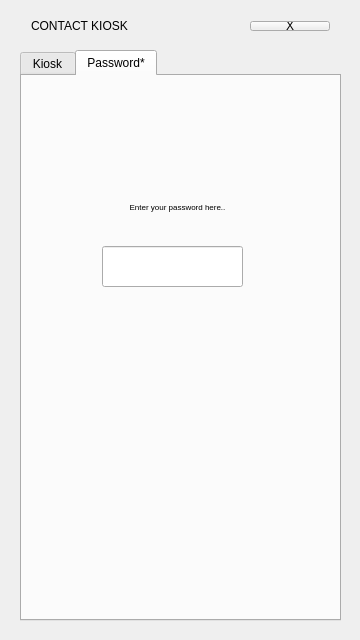
<?xml version="1.0" encoding="UTF-8"?>
<ui version="4.0">
 <class>MainWindow</class>
 <widget class="QMainWindow" name="MainWindow">
  <property name="geometry">
   <rect>
    <x>0</x>
    <y>0</y>
    <width>360</width>
    <height>640</height>
   </rect>
  </property>
  <property name="windowTitle">
   <string>MainWindow</string>
  </property>
  <widget class="QWidget" name="centralWidget">
   <widget class="QTabWidget" name="tabWidget">
    <property name="geometry">
     <rect>
      <x>20</x>
      <y>50</y>
      <width>321</width>
      <height>571</height>
     </rect>
    </property>
    <property name="currentIndex">
     <number>1</number>
    </property>
    <widget class="QWidget" name="Instructions">
     <attribute name="title">
      <string>Kiosk</string>
     </attribute>
     <widget class="QTextBrowser" name="textBrowser">
      <property name="geometry">
       <rect>
        <x>0</x>
        <y>10</y>
        <width>311</width>
        <height>521</height>
       </rect>
      </property>
      <property name="font">
       <font>
        <family>Chalkboard</family>
        <pointsize>8</pointsize>
       </font>
      </property>
      <property name="html">
       <string>&lt;!DOCTYPE HTML PUBLIC &quot;-//W3C//DTD HTML 4.0//EN&quot; &quot;http://www.w3.org/TR/REC-html40/strict.dtd&quot;&gt;
&lt;html&gt;&lt;head&gt;&lt;meta name=&quot;qrichtext&quot; content=&quot;1&quot; /&gt;&lt;style type=&quot;text/css&quot;&gt;
p, li { white-space: pre-wrap; }
&lt;/style&gt;&lt;/head&gt;&lt;body style=&quot; font-family:'Chalkboard'; font-size:8pt; font-weight:400; font-style:normal;&quot;&gt;
&lt;p align=&quot;center&quot; style=&quot; margin-top:0px; margin-bottom:0px; margin-left:0px; margin-right:0px; -qt-block-indent:0; text-indent:0px;&quot;&gt;&lt;span style=&quot; font-family:'MS Shell Dlg 2'; font-size:6pt; font-weight:600;&quot;&gt;Welcome to Contact Kiosk !!&lt;/span&gt;&lt;/p&gt;
&lt;p align=&quot;center&quot; style=&quot; margin-top:0px; margin-bottom:0px; margin-left:0px; margin-right:0px; -qt-block-indent:0; text-indent:0px;&quot;&gt;&lt;span style=&quot; font-family:'MS Shell Dlg 2'; font-size:6pt;&quot;&gt;v0.1&lt;/span&gt;&lt;/p&gt;
&lt;p align=&quot;center&quot; style=&quot; margin-top:0px; margin-bottom:0px; margin-left:0px; margin-right:0px; -qt-block-indent:0; text-indent:0px;&quot;&gt;&lt;span style=&quot; font-family:'MS Shell Dlg 2'; font-size:6pt;&quot;&gt;Designed and built by Alok&lt;/span&gt;&lt;/p&gt;
&lt;p align=&quot;center&quot; style=&quot; margin-top:0px; margin-bottom:0px; margin-left:0px; margin-right:0px; -qt-block-indent:0; text-indent:0px;&quot;&gt;&lt;span style=&quot; font-family:'MS Shell Dlg 2'; font-size:6pt;&quot;&gt;.&lt;/span&gt;&lt;/p&gt;
&lt;p align=&quot;center&quot; style=&quot; margin-top:0px; margin-bottom:0px; margin-left:0px; margin-right:0px; -qt-block-indent:0; text-indent:0px;&quot;&gt;&lt;span style=&quot; font-family:'MS Shell Dlg 2'; font-size:6pt;&quot;&gt;.&lt;/span&gt;&lt;/p&gt;
&lt;p align=&quot;center&quot; style=&quot; margin-top:0px; margin-bottom:0px; margin-left:0px; margin-right:0px; -qt-block-indent:0; text-indent:0px;&quot;&gt;&lt;span style=&quot; font-family:'MS Shell Dlg 2'; font-size:6pt;&quot;&gt;.&lt;/span&gt;&lt;/p&gt;
&lt;p align=&quot;center&quot; style=&quot; margin-top:0px; margin-bottom:0px; margin-left:0px; margin-right:0px; -qt-block-indent:0; text-indent:0px;&quot;&gt;&lt;span style=&quot; font-family:'MS Shell Dlg 2'; font-size:6pt;&quot;&gt;.&lt;/span&gt;&lt;/p&gt;
&lt;p align=&quot;center&quot; style=&quot; margin-top:0px; margin-bottom:0px; margin-left:0px; margin-right:0px; -qt-block-indent:0; text-indent:0px;&quot;&gt;&lt;span style=&quot; font-family:'MS Shell Dlg 2'; font-size:6pt;&quot;&gt;.&lt;/span&gt;&lt;/p&gt;
&lt;p align=&quot;center&quot; style=&quot; margin-top:0px; margin-bottom:0px; margin-left:0px; margin-right:0px; -qt-block-indent:0; text-indent:0px;&quot;&gt;&lt;span style=&quot; font-family:'MS Shell Dlg 2'; font-size:6pt;&quot;&gt;&amp;gt;Keep the app running in background&lt;/span&gt;&lt;/p&gt;
&lt;p align=&quot;center&quot; style=&quot;-qt-paragraph-type:empty; margin-top:0px; margin-bottom:0px; margin-left:0px; margin-right:0px; -qt-block-indent:0; text-indent:0px; font-family:'MS Shell Dlg 2'; font-size:6pt;&quot;&gt;&lt;/p&gt;
&lt;p align=&quot;center&quot; style=&quot;-qt-paragraph-type:empty; margin-top:0px; margin-bottom:0px; margin-left:0px; margin-right:0px; -qt-block-indent:0; text-indent:0px; font-family:'MS Shell Dlg 2'; font-size:6pt;&quot;&gt;&lt;/p&gt;
&lt;p align=&quot;center&quot; style=&quot;-qt-paragraph-type:empty; margin-top:0px; margin-bottom:0px; margin-left:0px; margin-right:0px; -qt-block-indent:0; text-indent:0px; font-family:'MS Shell Dlg 2'; font-size:6pt;&quot;&gt;&lt;/p&gt;
&lt;p align=&quot;center&quot; style=&quot; margin-top:0px; margin-bottom:0px; margin-left:0px; margin-right:0px; -qt-block-indent:0; text-indent:0px;&quot;&gt;&lt;span style=&quot; font-family:'MS Shell Dlg 2'; font-size:6pt;&quot;&gt;&amp;gt;when a new sms is recieved the app does its job automatically&lt;/span&gt;&lt;/p&gt;
&lt;p align=&quot;center&quot; style=&quot;-qt-paragraph-type:empty; margin-top:0px; margin-bottom:0px; margin-left:0px; margin-right:0px; -qt-block-indent:0; text-indent:0px; font-family:'MS Shell Dlg 2'; font-size:6pt;&quot;&gt;&lt;/p&gt;
&lt;p align=&quot;center&quot; style=&quot;-qt-paragraph-type:empty; margin-top:0px; margin-bottom:0px; margin-left:0px; margin-right:0px; -qt-block-indent:0; text-indent:0px; font-family:'MS Shell Dlg 2'; font-size:6pt;&quot;&gt;&lt;/p&gt;
&lt;p align=&quot;center&quot; style=&quot;-qt-paragraph-type:empty; margin-top:0px; margin-bottom:0px; margin-left:0px; margin-right:0px; -qt-block-indent:0; text-indent:0px; font-family:'MS Shell Dlg 2'; font-size:6pt;&quot;&gt;&lt;/p&gt;
&lt;p align=&quot;center&quot; style=&quot; margin-top:0px; margin-bottom:0px; margin-left:0px; margin-right:0px; -qt-block-indent:0; text-indent:0px;&quot;&gt;&lt;span style=&quot; font-family:'MS Shell Dlg 2'; font-size:6pt;&quot;&gt;&amp;gt;make sure the kiosk engine receives the text in proper english with the right use of grammer,This is important for the natural language processing engine..&lt;/span&gt;&lt;/p&gt;
&lt;p align=&quot;center&quot; style=&quot; margin-top:0px; margin-bottom:0px; margin-left:0px; margin-right:0px; -qt-block-indent:0; text-indent:0px;&quot;&gt;&lt;span style=&quot; font-family:'MS Shell Dlg 2'; font-size:6pt;&quot;&gt;example:&lt;/span&gt;&lt;span style=&quot; font-family:'MS Shell Dlg 2'; font-size:6pt; font-style:italic;&quot;&gt;'What is alok's number&lt;/span&gt;&lt;span style=&quot; font-family:'MS Shell Dlg 2'; font-size:6pt;&quot;&gt;?'&lt;/span&gt;&lt;/p&gt;
&lt;p align=&quot;center&quot; style=&quot; margin-top:0px; margin-bottom:0px; margin-left:0px; margin-right:0px; -qt-block-indent:0; text-indent:0px;&quot;&gt;&lt;span style=&quot; font-family:'MS Shell Dlg 2'; font-size:6pt;&quot;&gt;when using a password (the second tab)&lt;/span&gt;&lt;/p&gt;
&lt;p align=&quot;center&quot; style=&quot; margin-top:0px; margin-bottom:0px; margin-left:0px; margin-right:0px; -qt-block-indent:0; text-indent:0px;&quot;&gt;&lt;span style=&quot; font-family:'MS Shell Dlg 2'; font-size:6pt;&quot;&gt;include the password anywhere in the sms..&lt;/span&gt;&lt;/p&gt;
&lt;p align=&quot;center&quot; style=&quot;-qt-paragraph-type:empty; margin-top:0px; margin-bottom:0px; margin-left:0px; margin-right:0px; -qt-block-indent:0; text-indent:0px; font-family:'MS Shell Dlg 2'; font-size:6pt;&quot;&gt;&lt;/p&gt;
&lt;p align=&quot;center&quot; style=&quot;-qt-paragraph-type:empty; margin-top:0px; margin-bottom:0px; margin-left:0px; margin-right:0px; -qt-block-indent:0; text-indent:0px; font-family:'MS Shell Dlg 2'; font-size:6pt;&quot;&gt;&lt;/p&gt;
&lt;p align=&quot;center&quot; style=&quot;-qt-paragraph-type:empty; margin-top:0px; margin-bottom:0px; margin-left:0px; margin-right:0px; -qt-block-indent:0; text-indent:0px; font-family:'MS Shell Dlg 2'; font-size:6pt;&quot;&gt;&lt;/p&gt;
&lt;p align=&quot;center&quot; style=&quot; margin-top:0px; margin-bottom:0px; margin-left:0px; margin-right:0px; -qt-block-indent:0; text-indent:0px;&quot;&gt;&lt;span style=&quot; font-family:'MS Shell Dlg 2'; font-size:6pt;&quot;&gt;&amp;gt;the querry will be processed and if alok is present in mobile's contacts it will forward the number,if more than one match ..it will still work..if you dont remember the exact name in your contact ..this app will still work (yes,Al's number will return alok's number too and anyother contacts with &amp;quot;al&amp;quot; in them.. &lt;/span&gt;&lt;/p&gt;
&lt;p align=&quot;center&quot; style=&quot;-qt-paragraph-type:empty; margin-top:0px; margin-bottom:0px; margin-left:0px; margin-right:0px; -qt-block-indent:0; text-indent:0px; font-family:'MS Shell Dlg 2'; font-size:6pt;&quot;&gt;&lt;/p&gt;&lt;/body&gt;&lt;/html&gt;</string>
      </property>
     </widget>
    </widget>
    <widget class="QWidget" name="password">
     <attribute name="title">
      <string>Password*</string>
     </attribute>
     <widget class="QLineEdit" name="lineEdit">
      <property name="geometry">
       <rect>
        <x>80</x>
        <y>170</y>
        <width>141</width>
        <height>41</height>
       </rect>
      </property>
     </widget>
     <widget class="QLabel" name="label">
      <property name="geometry">
       <rect>
        <x>10</x>
        <y>100</y>
        <width>291</width>
        <height>61</height>
       </rect>
      </property>
      <property name="font">
       <font>
        <pointsize>6</pointsize>
       </font>
      </property>
      <property name="text">
       <string>Enter your password here..</string>
      </property>
      <property name="alignment">
       <set>Qt::AlignCenter</set>
      </property>
     </widget>
    </widget>
   </widget>
   <widget class="QWidget" name="horizontalLayoutWidget">
    <property name="geometry">
     <rect>
      <x>20</x>
      <y>10</y>
      <width>321</width>
      <height>32</height>
     </rect>
    </property>
    <layout class="QHBoxLayout" name="horizontalLayout">
     <item>
      <widget class="QLabel" name="label_2">
       <property name="text">
        <string>CONTACT KIOSK </string>
       </property>
      </widget>
     </item>
     <item>
      <spacer name="horizontalSpacer">
       <property name="orientation">
        <enum>Qt::Horizontal</enum>
       </property>
       <property name="sizeHint" stdset="0">
        <size>
         <width>40</width>
         <height>20</height>
        </size>
       </property>
      </spacer>
     </item>
     <item>
      <widget class="QPushButton" name="close">
       <property name="text">
        <string>X</string>
       </property>
      </widget>
     </item>
    </layout>
   </widget>
  </widget>
  <widget class="QMenuBar" name="menuBar">
   <property name="geometry">
    <rect>
     <x>0</x>
     <y>0</y>
     <width>360</width>
     <height>22</height>
    </rect>
   </property>
  </widget>
 </widget>
 <layoutdefault spacing="6" margin="11"/>
 <resources/>
 <connections>
  <connection>
   <sender>close</sender>
   <signal>clicked()</signal>
   <receiver>MainWindow</receiver>
   <slot>close()</slot>
   <hints>
    <hint type="sourcelabel">
     <x>328</x>
     <y>49</y>
    </hint>
    <hint type="destinationlabel">
     <x>287</x>
     <y>50</y>
    </hint>
   </hints>
  </connection>
 </connections>
</ui>
